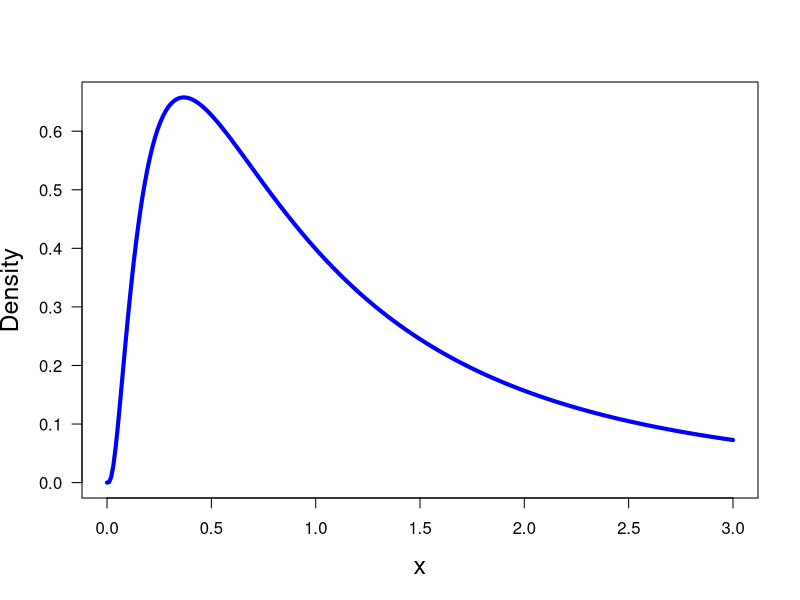

The R source for this figure:
print('file: PDsPDFsLogNormalPDF.R')
# standard log-normal distribution
x = seq(0,3,0.01); LN = dlnorm(x)
# png('LogNormalPDFStdBook160405.png',width=16,height=16,units='cm',res=300)
plot(x,LN,type='l',xlab='x',ylab='Density',col='blue',lwd=4,las=1,cex.lab=1.5) 
# dev.off()
